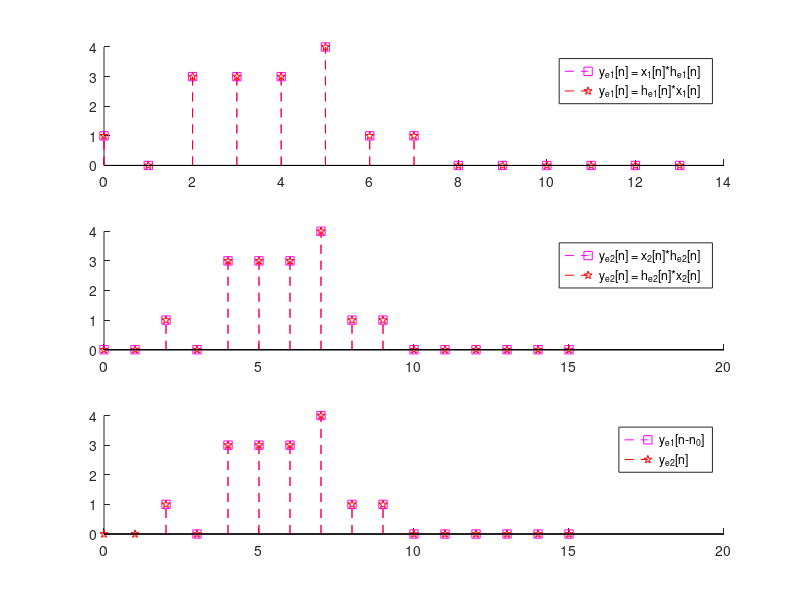

This chart was generated by the following MATLAB code:
% Problem 2.4(e)

x1 = [1 1 1 1 0 0 0 0 0 0];
nx1 = 0:1:9;

h1 = [1 -1 3 0 1];
h2 = [0 2 5 4 -1];
nh1 = 0:1:4;

he1 = h1;
he2 = [0 0 h1];
nhe2 = 0:1:6;

nye1 = nh1(1)+nx1(1):1:nh1(end)+nx1(end);
nye2 = nhe2(1)+nx1(1):1:nhe2(end)+nx1(end);

ye1 = conv(x1, he1);
ye1_inter = conv(he1, x1)
ye2 = conv(x1, he2);
ye2_inter = conv(he2, x1)

subplot(3,1,1);
hold on
stem(nye1, ye1, 'm--s');
stem(nye1, ye1_inter, 'r--p');
legend('y_{e1}[n] = x_1[n]*h_{e1}[n]', 'y_{e1}[n] = h_{e1}[n]*x_1[n]', 'Location', 'northeast');

subplot(3,1,2);
hold on
stem(nye2, ye2, 'm--s');
stem(nye2, ye2_inter, 'r--p');
legend('y_{e2}[n] = x_2[n]*h_{e2}[n]', 'y_{e2}[n] = h_{e2}[n]*x_2[n]', 'Location', 'northeast');


subplot(3,1,3);
hold on
stem(nye1+2, ye1, 'm--s');
stem(nye2, ye2, 'r--p');
legend('y_{e1}[n-n_0]', 'y_{e2}[n]', 'Location', 'northeast');


saveas(gcf, "plots/P2_4_e_out.png");
close;
